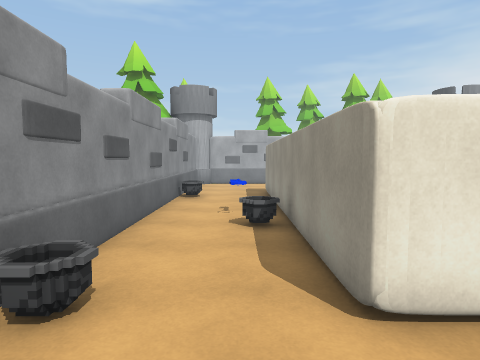
View 1 (above)

16 first-person views from a walk through a 3-D level made in the Unity game engine. The camera is 1.5 m above the floor, tilts 4° down and sees 75° across. Doors are open. The floor is counted in squares, 1 m on a side. Each view is taken from the middle of a square. On the plan, view 1 faces up. The plan holds only what a view shows up to about 15 squares ahead; the rest is blank. The place goes on beyond the plan. The player is left out. Some animated figures are left out.

View 2
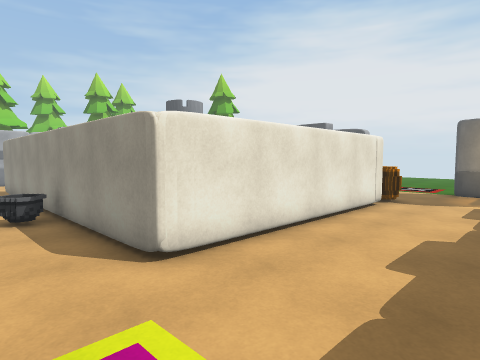

View 3
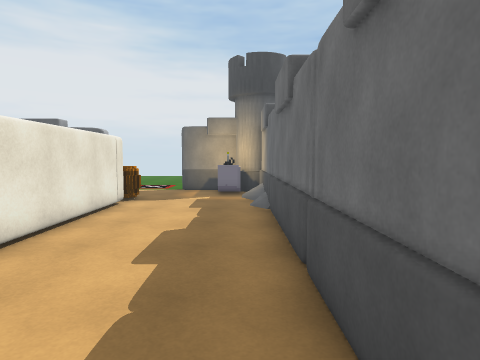

View 4
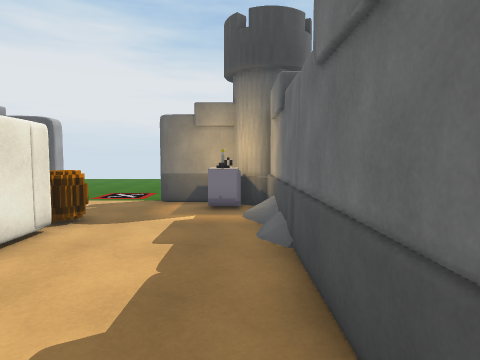

View 5
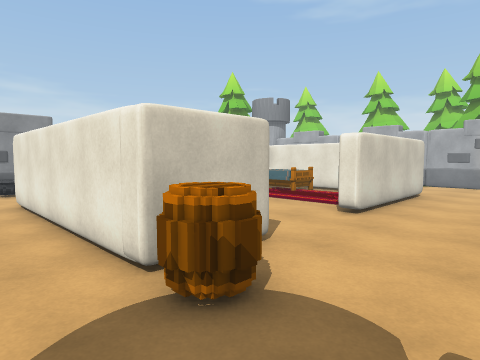

View 6
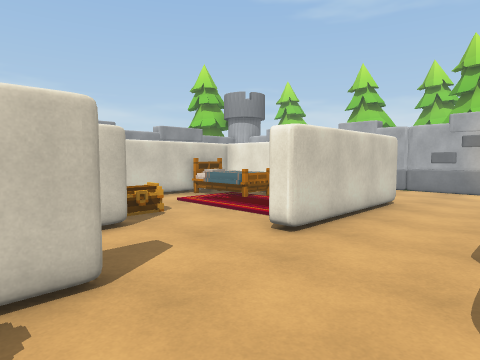

View 7
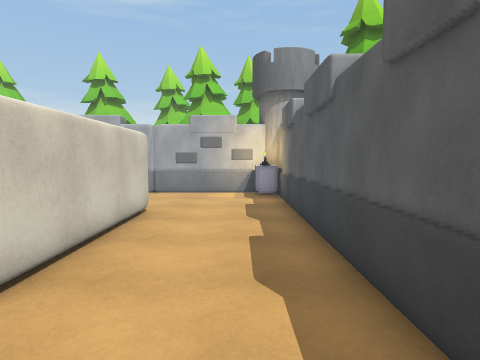

View 8
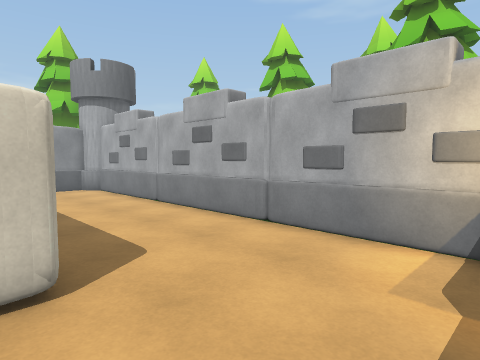

View 9
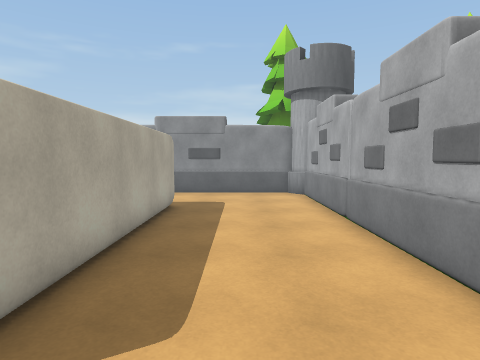

View 10
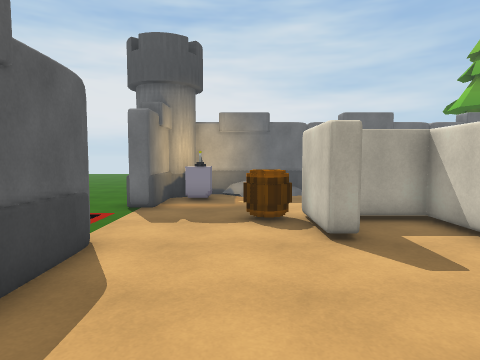

View 11
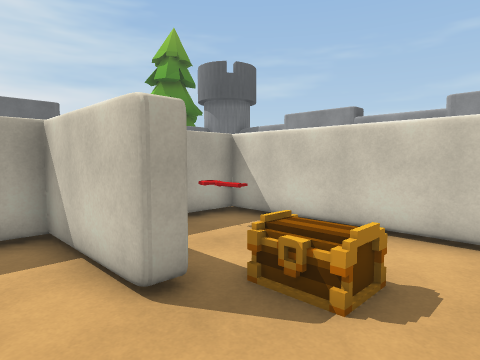

View 12
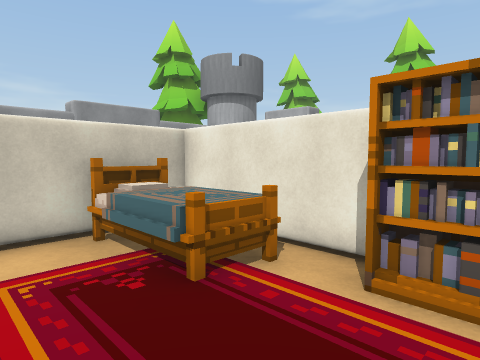

View 13
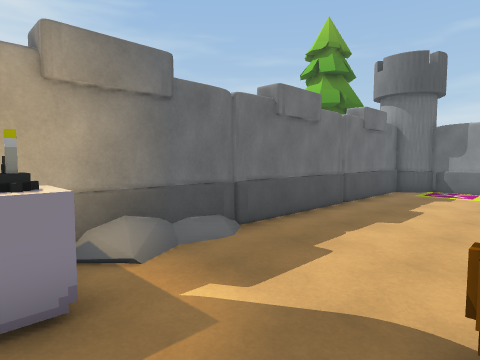

View 14
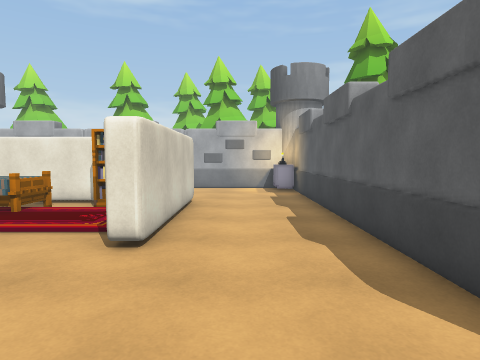

View 15
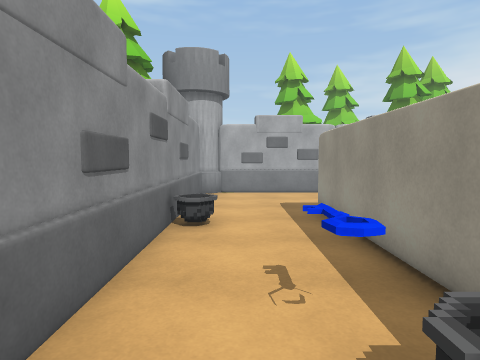

View 16
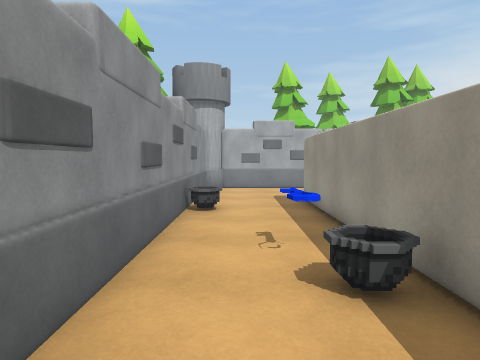

### Floor plan
Ten units are one square. View 1 is at (0, 0); x grows to the right and y downward. Boxes are objects, and circles mark ways between rooms. Rooms are numbered by the first view taken in them; rooms with no view inside come last. Other rooms are left out.
<svg viewBox="-32 -203 177 228">
<path fill="none" stroke="#000" d="M94 -54 94 -29 12 -29 12 -150 85 -150M137 -56 137 -190M137 -53 137 -59M94 -149 94 -90M121 5 121 1 130 1M93 -195 83 -196M137 9 137 -17M83 -198 74 -197M131 -196 -15 -196M-27 -10 -27 5M-27 -184 -27 -30M-15 20 129 20M59 -71 65 -71 65 -35 81 -35M62 -143 55 -143M18 -143 18 -35 34 -35"/>
<rect x="-25" y="-35" width="10" height="10" fill="#bbb"><title>other object</title></rect>
<rect x="-25" y="-135" width="10" height="10" fill="#bbb"><title>other object</title></rect>
<rect x="-5" y="-75" width="10" height="10" fill="#bbb"><title>other object</title></rect>
<rect x="-5" y="-85" width="10" height="10" fill="#bbb"><title>other object</title></rect>
<rect x="95" y="-45" width="20" height="20" fill="#bbb"><title>other object</title></rect>
<rect x="125" y="-195" width="10" height="10" fill="#bbb"><title>other object</title></rect>
<rect x="25" y="-55" width="10" height="10" fill="#bbb"><title>other object</title></rect>
<rect x="25" y="-145" width="30" height="30" fill="#bbb"><title>other object</title></rect>
<rect x="35" y="-95" width="20" height="20" fill="#bbb"><title>other object</title></rect>
<rect x="65" y="-145" width="20" height="10" fill="#bbb"><title>other object</title></rect>
<circle cx="90" cy="-75" r="3" fill="#2a7"/>
<text x="100" y="-90">1</text>
<text x="50" y="-90">2</text>
</svg>
Room 1 opens to room 2.

Where each view was taken, in squares from view 1:
view 1: 0 up, 0 right, facing up
view 2: 1 down, 1 left, facing up-right
view 3: 1 down, 1 left, facing right
view 4: 1 down, 3 right, facing right
view 5: 1 up, 13 right, facing up-left
view 6: 4 up, 13 right, facing up-left
view 7: 6 up, 12 right, facing up
view 8: 14 up, 13 right, facing up-left
view 9: 17 up, 11 right, facing left
view 10: 11 up, 11 right, facing down
view 11: 10 up, 8 right, facing down-left
view 12: 10 up, 8 right, facing up-left
view 13: 3 up, 13 right, facing down-left
view 14: 4 up, 11 right, facing up
view 15: 6 up, 1 left, facing up
view 16: 4 up, 1 left, facing up
